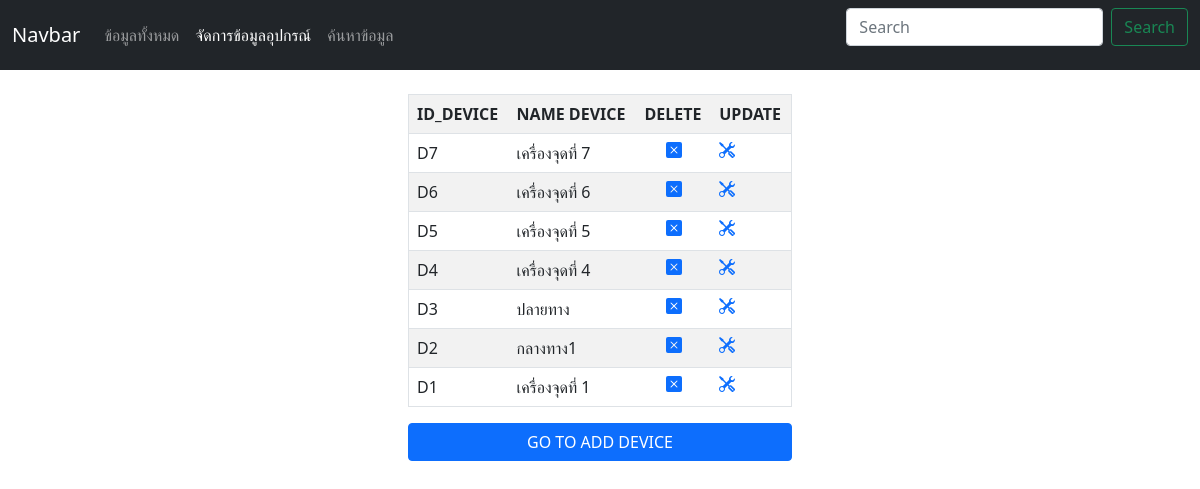
Screenshot of /ArduinoToMySql/show_device.php with the database file from the repository.
### tables this page shows
CREATE TABLE `device` (
  `id_device` varchar(5) NOT NULL,
  `name_device` varchar(20) NOT NULL
);

### ArduinoToMySql/show_device.php (the view, shortened to what this page needs)
<html>
    <head>
        <link href="https://cdn.jsdelivr.net/npm/bootstrap@5.0.2/dist/css/bootstrap.min.css" rel="stylesheet">
    </head>
    <body>
        <nav class="navbar navbar-expand-lg navbar-dark bg-dark">
            <div class="container-fluid">
                <a class="navbar-brand" href="#">Navbar</a>
                <div class="collapse navbar-collapse" id="navbarSupportedContent">
                    <ul class="navbar-nav me-auto mb-2 mb-lg-0">
                        <li class="nav-item">
                            <a class="nav-link " aria-current="page" href="show_multi.php">ข้อมูลทั้งหมด</a>
                        </li>
                        <li class="nav-item">
                            <a class="nav-link active" href="show_device.php">จัดการข้อมูลอุปกรณ์</a>
                        </li>
                        <li class="nav-item">
                            <a class="nav-link" href="#" tabindex="-1" aria-disabled="true">ค้นหาข้อมูล</a>
                        </li>
                    </ul>
                    <form class="d-flex">
                        <input class="form-control me-2" type="search" placeholder="Search" aria-label="Search">
                        <button class="btn btn-outline-success" type="submit">Search</button>
                    </form>
                </div>
            </div>
        </nav>
        <br>
        <div class="row">
            <div class="col-lg-4"></div>
            <div class="col-lg-4">
                <?php
                $servername = "localhost";
                $username = "root";
                $password = "";
                $dbname = "multi_arduino_data";
                $conn = new mysqli($servername, $username, $password, $dbname);
                $sql = "SELECT * FROM  device ORDER by id_device DESC LIMIT 100";
                $result = $conn->query($sql);
                if ($result->num_rows > 0) {
                    echo "<table class='table table-striped' border='1'><th>ID_DEVICE</th><th>NAME DEVICE</th><th>DELETE</th><th>UPDATE</th>";
                    while ($row = $result->fetch_assoc()) {
                        echo "<tr>";
                        echo "<td>" . $row['id_device'] . "</td>";
                        echo "<td>" . $row['name_device'] . "</td>";
                        ?>
                      <td>
                        <center>
                        <a onclick="return confirm('Are you sure?')" href="del_device.php?id=<?= $row['id_device']; ?>">
</a>
</center>
</td>
                      <td>
                        <a onclick="return confirm('Are you sure?')" href="frm_Updevice.php?id=<?= $row['id_device']; ?>">
</td>
  <?php
                        echo "</tr>";
                    }
                    echo "</table>";
                } else {
                    echo "0 results";
                }
                ?>
                <div class="d-grid gap-2">
                  <a href="frm_Insdevice.php" class="btn btn-primary ">GO TO ADD DEVICE</a>
                </div>
            </div>
            <div class="col-lg-4"></div>
        </div>
    </body>
</html>

### rows the page displays
device: id_device "D7", name_device "เครื่องจุดที่ 7"
device: id_device "D6", name_device "เครื่องจุดที่ 6"
device: id_device "D5", name_device "เครื่องจุดที่ 5"
device: id_device "D4", name_device "เครื่องจุดที่ 4"
device: id_device "D3", name_device "ปลายทาง"
device: id_device "D2", name_device "กลางทาง1"
device: id_device "D1", name_device "เครื่องจุดที่ 1"
